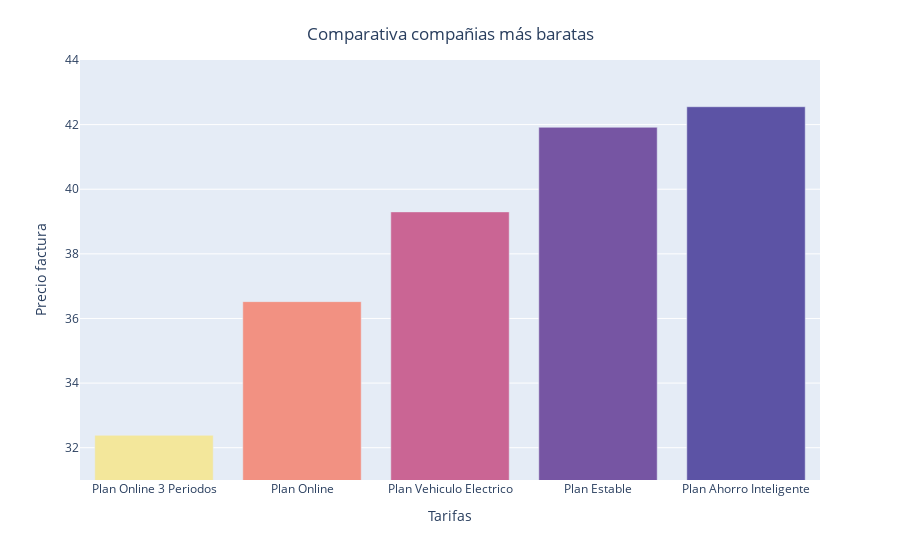

The notebook cell this image was saved under:
### Code cell
fig1 = px.bar(
  trf_grf, 
  x="tarifa", 
  y="total_factura", 
  color_continuous_scale='sunset',
  color="total_factura",
  custom_data=['compania'],
  labels={"tarifa": "Tarifas", "total_factura": "Precio factura"},
)

fig1.update_layout(
  coloraxis_showscale=False, 
  yaxis_range=[round(trf_grf["total_factura"].min() - 1, 0), round(trf_grf["total_factura"].max() + 1)],
  title={
        'text': "Comparativa compañias más baratas",
        'y':0.95,
        'x':0.5,
        'xanchor': 'center',
        'yanchor': 'top'}
  )
fig1.update_traces(hovertemplate='<b>Compañia:</b> %{customdata[0]} <br><b>Tarifa:</b> %{x} <br><b>Precio factura:</b> %{y:.2f}')
fig1.show()

### Figure 1 — Plotly figure (JSON) as saved in the notebook; plotly's stock layout.template omitted (floating-point values rounded to 4 significant figures)
{"data": [{"alignmentgroup": "True", "customdata": [["Iberdrola"], ["Iberdrola"], ["Iberdrola"], ["Iberdrola"], ["Iberdrola"]], "hovertemplate": "<b>Compañia:</b> %{customdata[0]} <br><b>Tarifa:</b> %{x} <br><b>Precio factura:</b> %{y:.2f}", "legendgroup": "", "marker": {"color": [32.38, 36.52, 39.3, 41.92, 42.55], "coloraxis": "coloraxis", "pattern": {"shape": ""}}, "name": "", "offsetgroup": "", "orientation": "v", "showlegend": false, "textposition": "auto", "type": "bar", "x": ["Plan Online 3 Periodos", "Plan Online", "Plan Vehiculo Electrico", "Plan Estable", "Plan Ahorro Inteligente"], "xaxis": "x", "y": [32.38, 36.52, 39.3, 41.92, 42.55], "yaxis": "y"}], "layout": {"barmode": "relative", "coloraxis": {"colorbar": {"title": {"text": "Precio factura"}}, "colorscale": [[0, "rgb(243, 231, 155)"], [0.1667, "rgb(250, 196, 132)"], [0.3333, "rgb(248, 160, 126)"], [0.5, "rgb(235, 127, 134)"], [0.6667, "rgb(206, 102, 147)"], [0.8333, "rgb(160, 89, 160)"], [1, "rgb(92, 83, 165)"]], "showscale": false}, "legend": {"tracegroupgap": 0}, "margin": {"t": 60}, "title": {"text": "Comparativa compañias más baratas", "x": 0.5, "xanchor": "center", "y": 0.95, "yanchor": "top"}, "xaxis": {"anchor": "y", "domain": [0, 1], "title": {"text": "Tarifas"}}, "yaxis": {"anchor": "x", "domain": [0, 1], "range": [31, 44], "title": {"text": "Precio factura"}}}}
